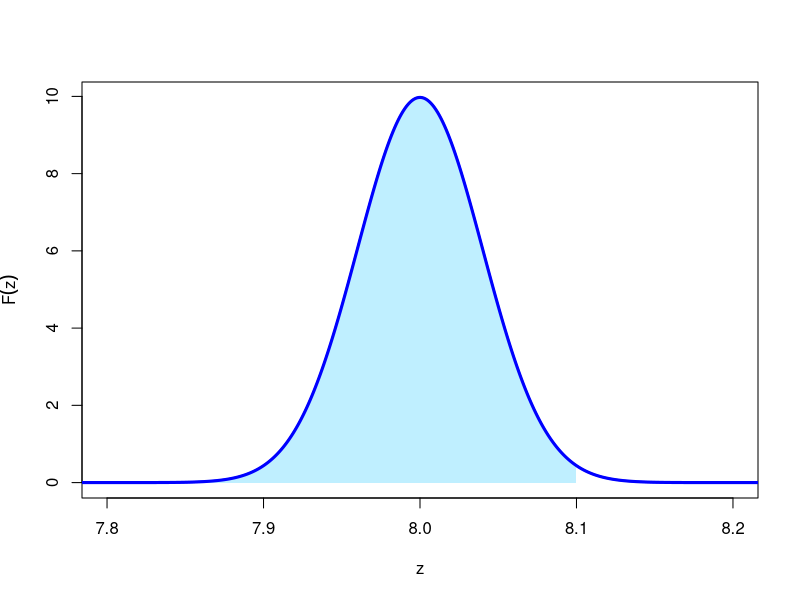
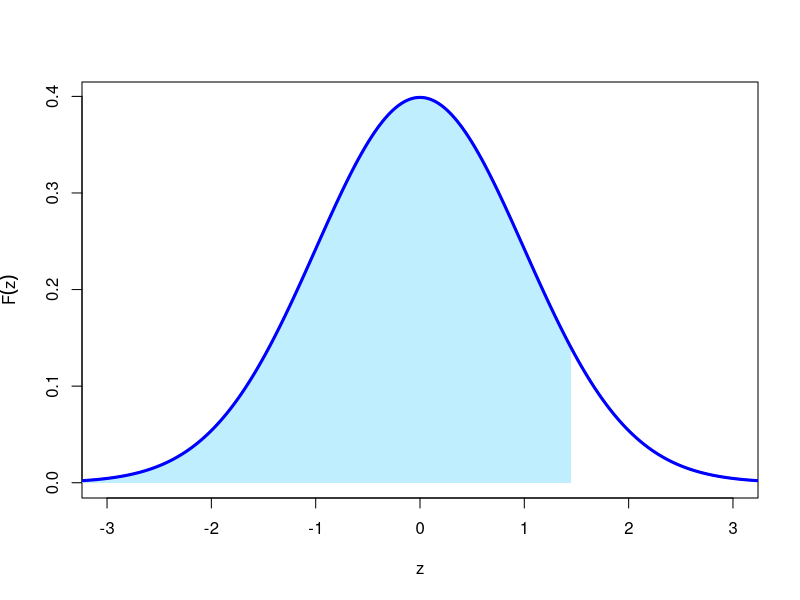
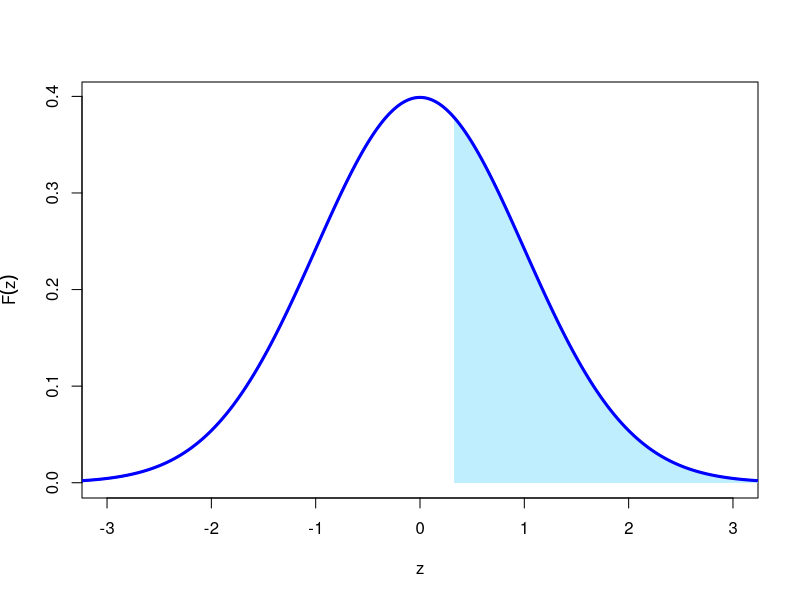
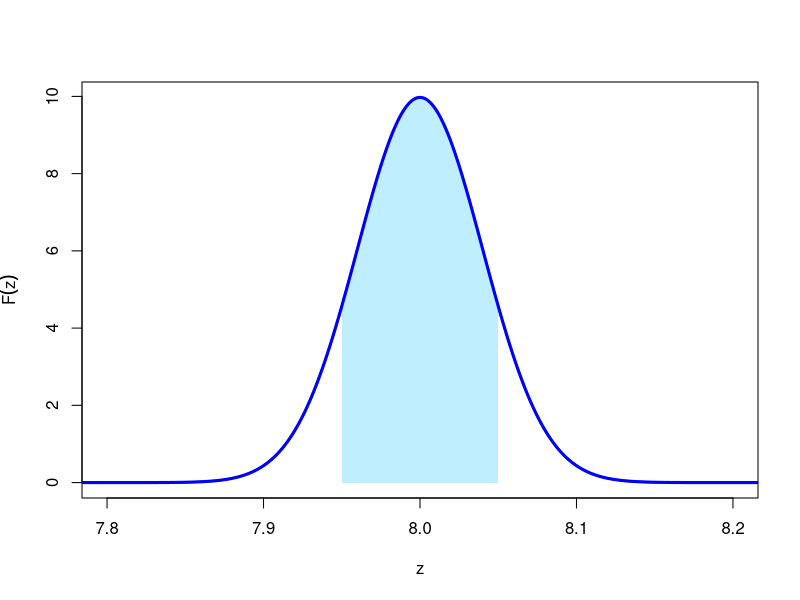
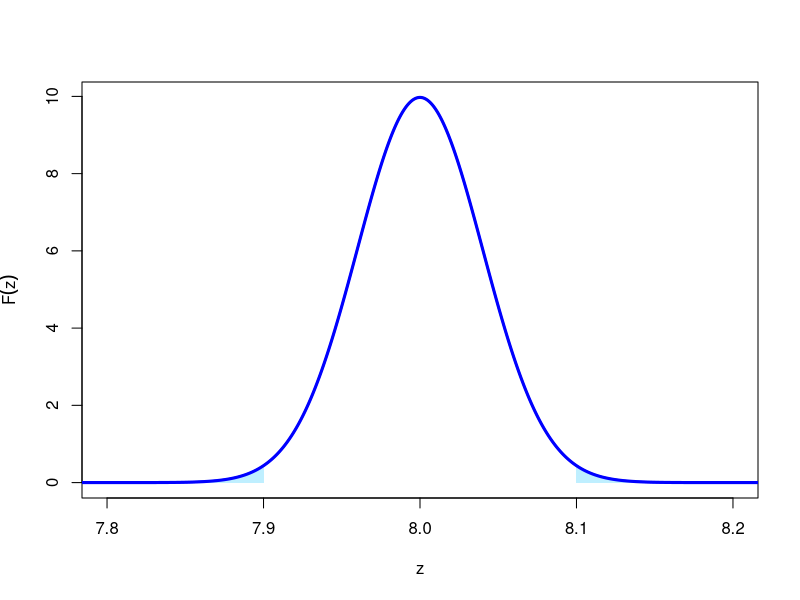
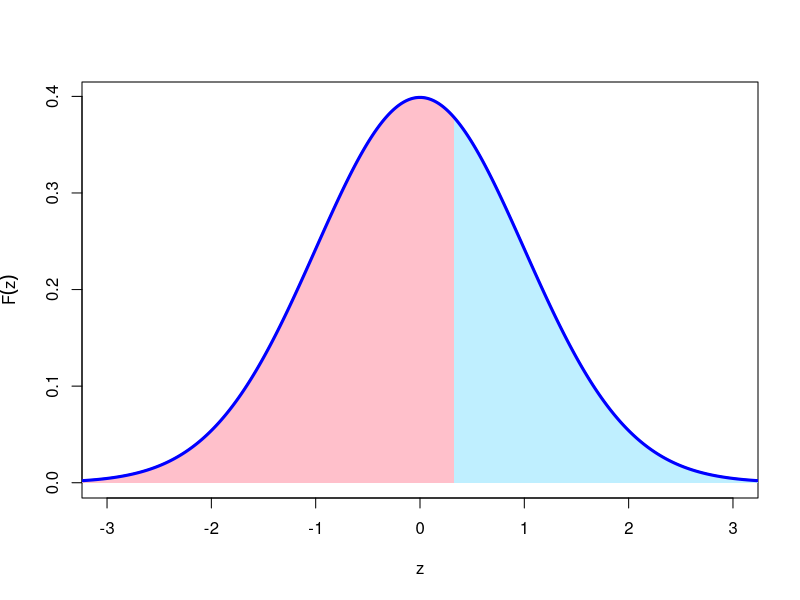
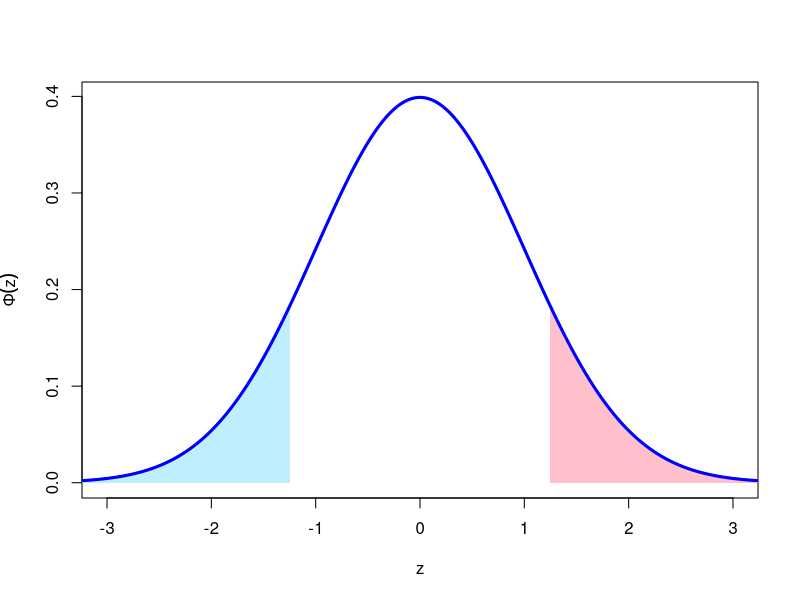

The R source for these figures, in order:
## ---- chunk 1
curve(dnorm(x, 8, 0.04), from = 7.7, to = 8.3, n = 1001, xlim = c(7.8, 8.2), lwd = 2, col = "blue", xlab = "z", ylab = expression(F(z)))

rng <- seq(7.7, 8.1, length.out=100)
xpol <- c(7.7, rng, 8.1)
ypol <- c(0, dnorm(rng, 8, 0.04), 0)
polygon(xpol, ypol, col = "lightblue1", border = NA)

curve(dnorm(x, 8, 0.04), from = 7.7, to = 8.8, n = 1001, lwd = 3, col = "blue", add = TRUE)
## ---- chunk 2
#| echo: true
pnorm(8.1, 8, 0.04)
## ---- chunk 3
curve(dnorm(x), from = -4, to = 4, n = 1001, xlim = c(-3, 3), lwd = 2, col = "blue", xlab = "z", ylab = expression(F(z)))

rng <- seq(-4, 1.45, length.out=200)
xpol <- c(-4, rng, 1.45)
ypol <- c(0, dnorm(rng), 0)
polygon(xpol, ypol, col = "lightblue1", border = NA)

curve(dnorm(x), from = -4, to = 4, n = 1001, lwd = 3, col = "blue", add = TRUE)
## ---- chunk 4
#| echo: true
pnorm(1.45, 0, 1)
## ---- chunk 5
#| echo: true
pnorm(1.45)
## ---- chunk 6
curve(dnorm(x), from = -4, to = 4, n = 1001, xlim = c(-3, 3), lwd = 2, col = "blue", xlab = "z", ylab = expression(F(z)))

rng <- seq(0.33, 4, length.out=200)
xpol <- c(0.33, rng, 4)
ypol <- c(0, dnorm(rng), 0)
polygon(xpol, ypol, col = "lightblue1", border = NA)

curve(dnorm(x), from = -4, to = 4, n = 1001, lwd = 3, col = "blue", add = TRUE)
## ---- chunk 7
#| echo: true
pnorm(0.33, lower.tail = FALSE)
## ---- chunk 8
#| echo: true
1 - pnorm(0.33)
## ---- chunk 9
curve(dnorm(x, 8, 0.04), from = 7.7, to = 8.3, n = 1001, xlim = c(7.8, 8.2), lwd = 2, col = "blue", xlab = "z", ylab = expression(F(z)))

rng <- seq(7.95, 8.05, length.out=100)
xpol <- c(7.95, rng, 8.05)
ypol <- c(0, dnorm(rng, 8, 0.04), 0)
polygon(xpol, ypol, col = "lightblue1", border = NA)

curve(dnorm(x, 8, 0.04), from = 7.7, to = 8.8, n = 1001, lwd = 3, col = "blue", add = TRUE)
## ---- chunk 10
#| echo: true
mu <- 8
sigma <- 0.04
pnorm(8.05, mu, sigma) - pnorm(7.95, mu, sigma)
## ---- chunk 11
curve(dnorm(x, 8, 0.04), from = 7.7, to = 8.3, n = 1001, xlim = c(7.8, 8.2), lwd = 2, col = "blue", xlab = "z", ylab = expression(F(z)))

x <- 7.9
y <- 8.1

rng <- seq(7.7, x, length.out=100)
xpol <- c(7.7, rng, x)
ypol <- c(0, dnorm(rng, 8, 0.04), 0)
polygon(xpol, ypol, col = "lightblue1", border = NA)

rng <- seq(y, 8.3, length.out=100)
xpol <- c(y, rng, 8.3)
ypol <- c(0, dnorm(rng, 8, 0.04), 0)
polygon(xpol, ypol, col = "lightblue1", border = NA)

curve(dnorm(x, 8, 0.04), from = 7.7, to = 8.3, n = 1001, lwd = 3, col = "blue", add = TRUE)
## ---- chunk 12
#| echo: true
mu <- 8
sigma <- 0.04
qnorm(c(0.0005, 0.9995), mu, sigma)
## ---- chunk 13
curve(dnorm(x), from = -4, to = 4, n = 1001, xlim = c(-3, 3), lwd = 2, col = "blue", xlab = "z", ylab = expression(F(z)))

rng <- seq(0.33, 4, length.out=200)
xpol <- c(0.33, rng, 4)
ypol <- c(0, dnorm(rng), 0)
polygon(xpol, ypol, col = "lightblue1", border = NA)

rng <- seq(0.33,- 4, length.out=200)
xpol <- c(0.33, rng, -4)
ypol <- c(0, dnorm(rng), 0)
polygon(xpol, ypol, col = "pink", border = NA)

curve(dnorm(x), from = -4, to = 4, n = 1001, lwd = 3, col = "blue", add = TRUE)
## ---- chunk 14
curve(dnorm, from = -4, to = 4, n = 1001, xlim = c(-3, 3), lwd = 2, col = "blue", xlab = "z", ylab = expression(Phi(z)))

rng <- seq(-3.5, -1.25, by = 0.05)
xpol <- c(-3.5, rng, -1.25)
ypol <- c(0, dnorm(rng), 0)
polygon(xpol, ypol, col = "lightblue1", border = NA)

rng <- seq(3.5, 1.25, by = -0.05)
xpol <- c(3.5, rng, 1.25)
ypol <- c(0, dnorm(rng), 0)
polygon(xpol, ypol, col = "pink", border = NA)

curve(dnorm, from = -4, to = 4, n = 1001, lwd = 3, col = "blue", add = TRUE)
